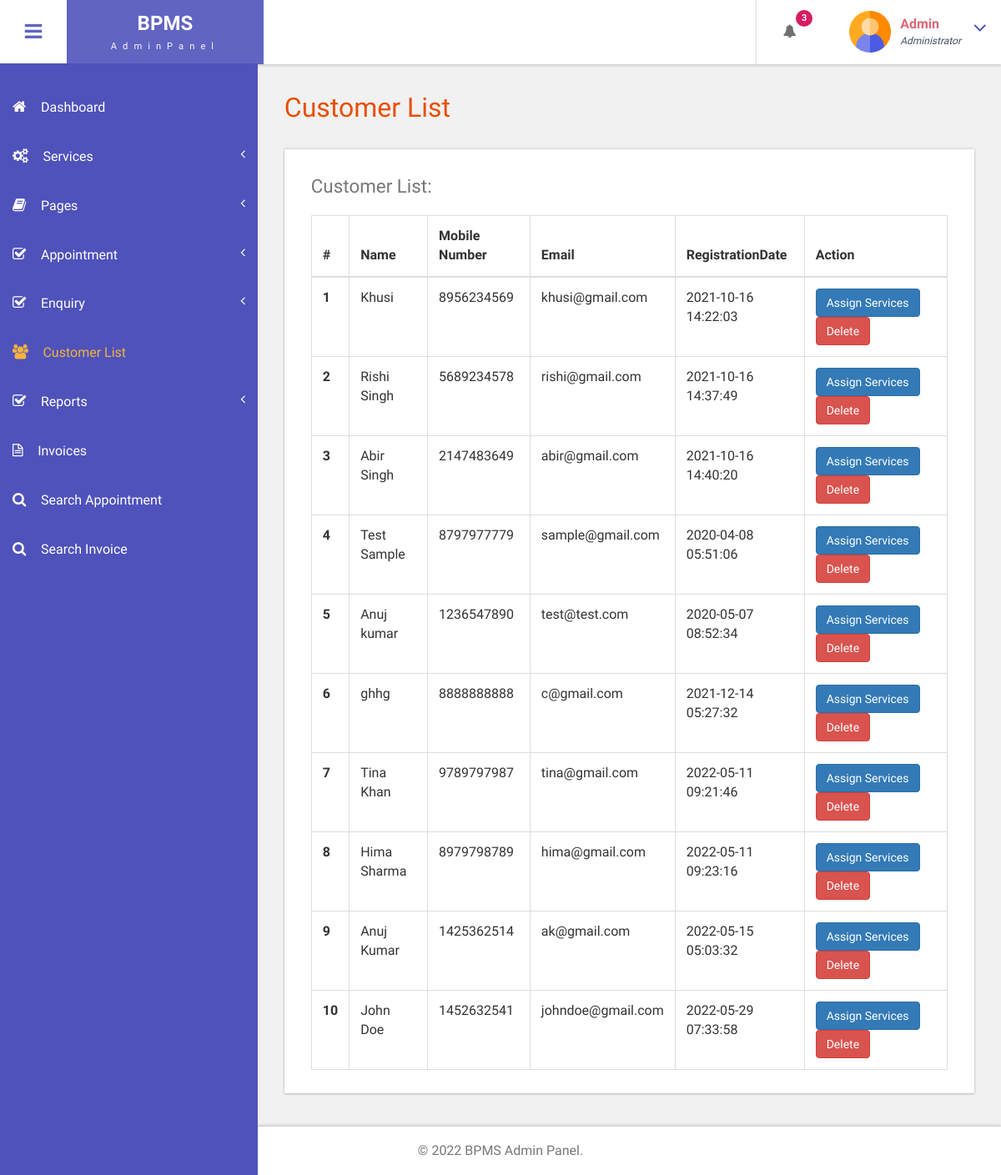
The page /bpms/admin/customer-list.php (signed in) on the database its author committed.
### tables this page shows
CREATE TABLE `tbluser` (
  `ID` int(10) NOT NULL,
  `FirstName` varchar(120) DEFAULT NULL,
  `LastName` varchar(250) DEFAULT NULL,
  `MobileNumber` bigint(10) DEFAULT NULL,
  `Email` varchar(120) DEFAULT NULL,
  `Password` varchar(120) DEFAULT NULL,
  `RegDate` timestamp NULL DEFAULT current_timestamp()
);

### bpms/admin/customer-list.php (the view, shortened to what this page needs)
<?php
include('includes/dbconnection.php');
if (strlen($_SESSION['bpmsaid']==0)) {
  header('location:logout.php');
  } else{
  ?>
<!DOCTYPE HTML>
<html>
<head>
<link href="css/bootstrap.css" rel='stylesheet' type='text/css' />
<link href="css/style.css" rel='stylesheet' type='text/css' />
<link href="css/font-awesome.css" rel="stylesheet">
<link href="css/animate.css" rel="stylesheet" type="text/css" media="all">
<link href="css/custom.css" rel="stylesheet">
</head>
<body class="cbp-spmenu-push">
	<div class="main-content">
		 <?php include_once('includes/sidebar.php');?>
		 <?php include_once('includes/header.php');?>
		<div id="page-wrapper">
			<div class="main-page">
				<div class="tables">
					<h3 class="title1">Customer List</h3>
					<div class="table-responsive bs-example widget-shadow">
						<h4>Customer List:</h4>
						<table class="table table-bordered"> <thead> <tr> <th>#</th> <th>Name</th> <th>Mobile Number</th><th>Email</th> <th>RegistrationDate</th><th>Action</th> </tr> </thead> <tbody>
<?php
$ret=mysqli_query($con,"select *from  tbluser");
$cnt=1;
while ($row=mysqli_fetch_array($ret)) {
?>
						 <tr> <th scope="row"><?php echo $cnt;?></th> <td><?php  echo $row['FirstName'];?> <?php  echo $row['LastName'];?></td> <td><?php  echo $row['MobileNumber'];?></td><td><?php  echo $row['Email'];?></td><td><?php  echo $row['RegDate'];?></td>
						 	<td> <a href="add-customer-services.php?addid=<?php echo $row['ID'];?>" class="btn btn-primary">Assign Services</a>
<a href="customer-list.php?delid=<?php echo $row['ID'];?>" class="btn btn-danger" onClick="return confirm('Are you sure you want to delete?')">Delete</a>
						 		</td> </tr>   <?php
$cnt=$cnt+1;
}?></tbody> </table>
					</div>
				</div>
			</div>
		</div>
		 <?php include_once('includes/footer.php');?>
	</div>
</body>
</html>
<?php }  ?>

### bpms/admin/includes/header.php (shortened to what this page needs)
<div class="sticky-header header-section ">
      <div class="header-left">
        <button id="showLeftPush"><i class="fa fa-bars"></i></button>
        <div class="logo">
          <a href="index.html">
            <h1>BPMS</h1>
            <span>AdminPanel</span>
          </a>
        </div>
      </div>
      <div class="header-right">
        <div class="profile_details_left">
          <ul class="nofitications-dropdown">
            <?php
$ret1=mysqli_query($con,"select tbluser.FirstName,tbluser.LastName,tblbook.ID as bid,tblbook.AptNumber from tblbook join tbluser on tbluser.ID=tblbook.UserID where tblbook.Status is null");
$num=mysqli_num_rows($ret1);
?>
            <li class="dropdown head-dpdn">
              <a href="#" class="dropdown-toggle" data-toggle="dropdown" aria-expanded="false"><i class="fa fa-bell"></i><span class="badge blue"><?php echo $num;?></span></a>
            </li>
          </ul>
          <div class="clearfix"> </div>
        </div>
        <div class="profile_details">
        <?php
$adid=$_SESSION['bpmsaid'];
$ret=mysqli_query($con,"select AdminName from tbladmin where ID='$adid'");
$row=mysqli_fetch_array($ret);
$name=$row['AdminName'];
?>
          <ul>
            <li class="dropdown profile_details_drop">
              <a href="#" class="dropdown-toggle" data-toggle="dropdown" aria-expanded="false">
                <div class="profile_img">
                  <span class="prfil-img"><img src="images/admin.png" alt="" width="50" height="50"> </span>
                  <div class="user-name">
                    <p><?php echo $name; ?></p>
                    <span>Administrator</span>
                  </div>
                  <i class="fa fa-angle-down lnr"></i>
                  <div class="clearfix"></div>
                </div>
              </a>
            </li>
          </ul>
        </div>
      </div>
      <div class="clearfix"> </div>
    </div>

### bpms/admin/css/style.css (style rules this page uses)
h4, h5, h6, h1, h2, h3 { margin: 0; }
ul, ol { margin: 0; }
p { margin: 0; }
html, body { font-family: 'Roboto Condensed', sans-serif; font-size: 100%; overflow-x: hidden; background: #fff; }
body a { transition: 0.5s all ease; -webkit-transition: 0.5s all ease; -moz-transition: 0.5s all ease; -o-transition: 0.5s all ease; -ms-transition: 0.5s all ease; text-decoration:none; }
h1,h2,h3,h4,h5,h6 { margin:0; }
p { margin:0; }
ul,label { margin:0; padding:0; }
.main-content { position: relative; }
.sticky-header { position: fixed; top: 0; left:0px; width: 100%; z-index: 100; }
.header-section { background:#FFF; box-shadow: 1px 1px 4px rgba(0, 0, 0, 0.21); -webkit-box-shadow: 1px 1px 4px rgba(0, 0, 0, 0.21); -moz-box-shadow: 1px 1px 4px rgba(0, 0, 0, 0.21); -o-box-shadow: 1px 1px 4px rgba(0, 0, 0, 0.21); }
.header-section::after { clear: both; display: block; content: ''; }
.header-left { float: left; width: 45%; }
.header-right { float: right; }
button#showLeftPush { font-size: 1.5em; width: 80px; padding: 0.87em 0; text-align: center; cursor: pointer; float: left; color: #6F6F6F; -moz-transition: all 0.2s ease-out 0s; -webkit-transition: all 0.2s ease-out 0s; transition: all 0.2s ease-out 0s; border: none; background-color: #fff; outline:none; }
.cbp-spmenu-push { overflow-x: hidden; position: relative; }
.cbp-spmenu, .cbp-spmenu-push { -webkit-transition: all 0.3s ease; -moz-transition: all 0.3s ease; transition: all 0.3s ease; }
.cbp-spmenu-push div#page-wrapper { margin: 0 0 0 19.3em; transition:.5s all; -webkit-transition:.5s all; -moz-transition:.5s all; }
.fa { display: inline-block; font-family: FontAwesome; font-style: normal; font-weight: normal; line-height: 1; -webkit-font-smoothing: antialiased; -moz-osx-font-smoothing: grayscale; }
.logo { background: #6164C1; text-align: center; float: left; }
.logo a { padding: 0.9em 3.3em .7em; display: block; text-decoration: none; }
.logo a h1 { color: #fff; font-size: 1.5em; line-height: 1.2em; font-weight: 700; }
.logo a span { color: #F8F8F8; font-size: .7em; text-align: center; letter-spacing: 7px; }
.profile_details_left { float: left; }
li.dropdown.head-dpdn { display: inline-block; padding: 1.7em 0; border-left: 1px solid #E0E0E0; float: left; }
li.dropdown.head-dpdn a.dropdown-toggle { padding: 1.7em 2em; }
i.fa.fa-bell { color:#6F6F6F; }
.header-right span.badge { font-size: 11px; font-weight: bold; color: #FFF; background: #8BC34A; line-height: 15px; width: 20px; height: 20px; border-radius: 2em; -webkit-border-radius: 2em; -moz-border-radius: 2em; -o-border-radius: 2em; text-align: center; display: inline-block; position: absolute; top: 16%; padding: 2px 0 0; }
.header-right span.blue { background-color:#D81B60; }
.profile_details { float: right; }
.profile_details_drop a.dropdown-toggle { display:block; padding: 0.8em 3em 0 2em; }
.profile_img span.prfil-img { float:left; }
.user-name { float:left; margin-top:8px; margin-left:11px; height:35px; }
.profile_details ul li { list-style-type:none; position:relative; }
.profile_details li a i.fa.lnr { position: absolute; top: 34%; right: 8%; color: #4F52BA; font-size: 1.6em; }
.user-name p { font-size:1em; color:#DD6777; line-height:1em; font-weight:700; }
.user-name span { font-size: .75em; font-style: italic; color: #424f63; font-weight: normal; margin-top: .3em; }
.widget-shadow { background-color: #fff; box-shadow: 0 -1px 3px rgba(0,0,0,.12),0 1px 2px rgba(0,0,0,.24); -webkit-box-shadow: 0 -1px 3px rgba(0,0,0,.12),0 1px 2px rgba(0,0,0,.24); -moz-box-shadow: 0 -1px 3px rgba(0,0,0,.12),0 1px 2px rgba(0,0,0,.24); }
h3.title1 { font-size: 2em; color: #e94e02; margin-bottom: 0.8em; }
.table > thead > tr > th, .table > tbody > tr > th, .table > tfoot > tr > th, .table > thead > tr > td, .table > tbody > tr > td, .table > tfoot > tr > td { border-top: none; }
.tables h4 { font-size: 1.4em; margin-bottom: 1em; color: #777777; }
.tables .panel-body ,.tables .bs-example { padding: 2em 2em 0.5em; }
.tables .table > thead > tr > th, .tables .table > tbody > tr > th, .tables .table > tfoot > tr > th, .tables .table > thead > tr > td, .tables .table > tbody > tr > td, .tables .table > tfoot > tr > td { padding: 13px; border-top: 1px solid #E0E0E0; }
.bs-example { margin-top: 2em; }

### bpms/admin/css/custom.css (style rules this page uses)
#page-wrapper { padding:7em 2em 2.5em; background-color: #F1F1F1; }

### rows shown on the page
tbluser: FirstName "Khusi", MobileNumber "8956234569", Email "khusi@gmail.com", RegDate "2021-10-16 14:22:03"
tbluser: FirstName "Rishi Singh", MobileNumber "5689234578", Email "rishi@gmail.com", RegDate "2021-10-16 14:37:49"
tbluser: FirstName "Abir Singh", MobileNumber "2147483649", Email "abir@gmail.com", RegDate "2021-10-16 14:40:20"
tbluser: FirstName "Test Sample", MobileNumber "8797977779", Email "sample@gmail.com", RegDate "2020-04-08 05:51:06"
tbluser: FirstName "Anuj kumar", MobileNumber "1236547890", Email "test@test.com", RegDate "2020-05-07 08:52:34"
tbluser: FirstName "ghhg", MobileNumber "8888888888", Email "c@gmail.com", RegDate "2021-12-14 05:27:32"
tbluser: FirstName "Tina", LastName "Khan", MobileNumber "9789797987", Email "tina@gmail.com", RegDate "2022-05-11 09:21:46"
tbluser: FirstName "Hima", LastName "Sharma", MobileNumber "8979798789", Email "hima@gmail.com", RegDate "2022-05-11 09:23:16"
tbluser: FirstName "Anuj", LastName "Kumar", MobileNumber "1425362514", Email "ak@gmail.com", RegDate "2022-05-15 05:03:32"
tbluser: FirstName "John", LastName "Doe", MobileNumber "1452632541", Email "johndoe@gmail.com", RegDate "2022-05-29 07:33:58"

### other values the page prints
$num "3"
$name "Admin"
